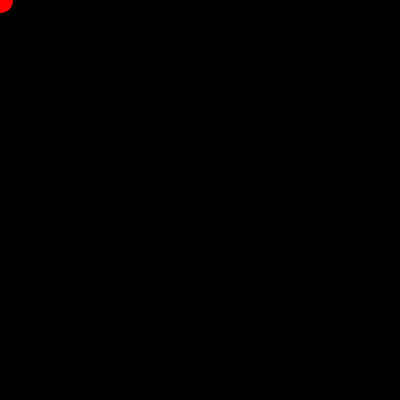
Frame 1 (no input)
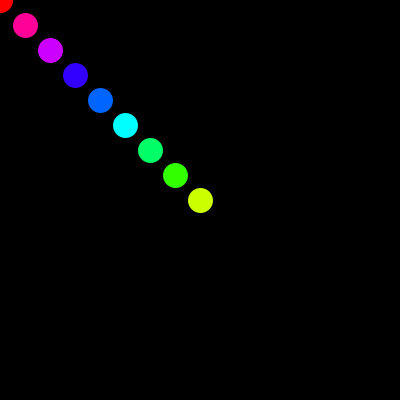
Frame 60 (the mouse pressed at the canvas centre just before this capture)
Frame 120 (the mouse held since frame 60 and released just before this capture): identical to frame 1, image omitted

The Processing sketch that drew these frames (run headless with seeded random() and noise(); from frame 60 on, the mouse is pressed at the canvas centre):

// Processing sketch: processing_63988
// ── processing_63988.pde

int coordinateValue;
int colorValue;

void setup()
{
  size(400,400);
  coordinateValue = 0;
  strokeWeight(25);
  frameRate(10);
  colorValue = 100;
  colorMode(HSB, 100, 100, 100);
  stroke(0);
  background(0);
}

void draw()
{
  color sColor = color(colorValue, 100, 100);
  stroke(sColor);
  point(coordinateValue, coordinateValue);
  coordinateValue = coordinateValue + 25;
  colorValue = colorValue - 10;
  if (coordinateValue > 400)
  {
       coordinateValue = 0;
       colorValue = 100;
       background(0);
  }
}
